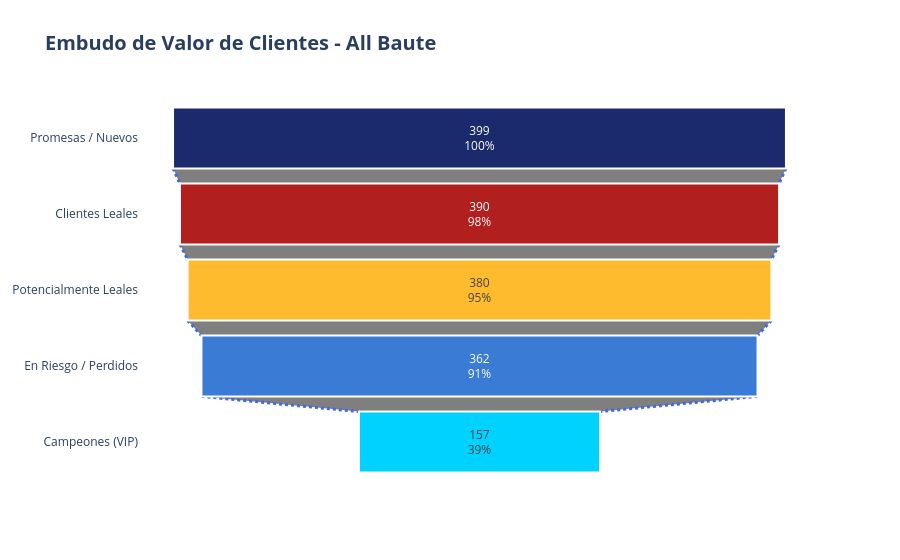

Source (notebook cell):
### Code cell
import plotly.graph_objects as go

# 1. Preparamos los datos ordenados (de más clientes a menos, o por jerarquía)
# Es mejor ordenarlos para que el embudo tenga sentido visual
resumen_ordenado = df_rfm['Segmento'].value_counts().reset_index()
resumen_ordenado.columns = ['Segmento', 'Cantidad']

fig = go.Figure(go.Funnel(
    y = resumen_ordenado['Segmento'],
    x = resumen_ordenado['Cantidad'],
    textinfo = "value+percent initial",
    marker = {
        "color": ["#1a2a6c", "#b21f1f", "#fdbb2d", "#3a7bd5", "#00d2ff"],
        "line": {"width": [2, 2, 2, 2, 2], "color": "white"}
    },
    connector = {"line": {"color": "royalblue", "dash": "dot", "width": 3}}
))

fig.update_layout(
    title_text='<b>Embudo de Valor de Clientes - All Baute</b>',
    title_font_size=20,
    template='plotly_white'
)

fig.show()

### Figure 1 — Plotly figure (JSON) as saved in the notebook; plotly's stock layout.template omitted (floating-point values rounded to 4 significant figures)
{"data": [{"connector": {"line": {"color": "royalblue", "dash": "dot", "width": 3}}, "marker": {"color": ["#1a2a6c", "#b21f1f", "#fdbb2d", "#3a7bd5", "#00d2ff"], "line": {"color": "white", "width": [2, 2, 2, 2, 2]}}, "textinfo": "value+percent initial", "type": "funnel", "x": [399, 390, 380, 362, 157], "y": ["Promesas / Nuevos", "Clientes Leales", "Potencialmente Leales", "En Riesgo / Perdidos", "Campeones (VIP)"]}], "layout": {"title": {"font": {"size": 20}, "text": "<b>Embudo de Valor de Clientes - All Baute</b>"}}}
